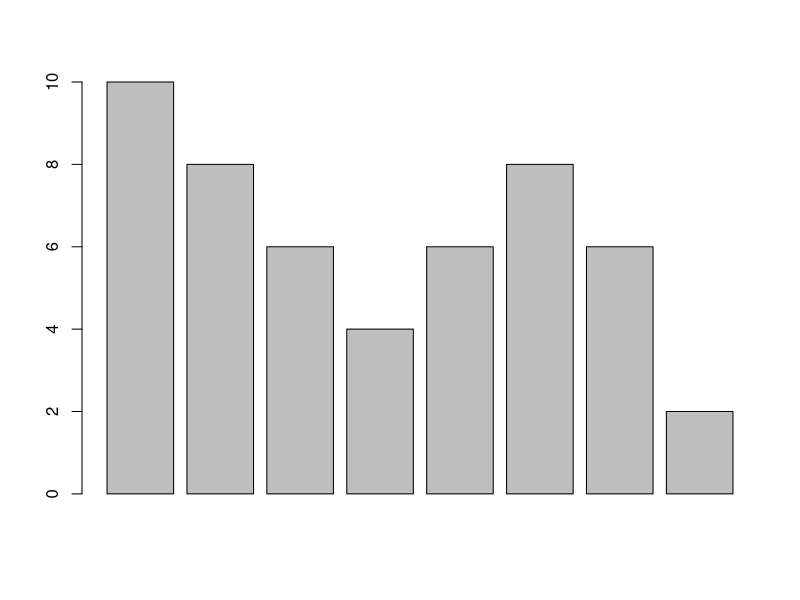
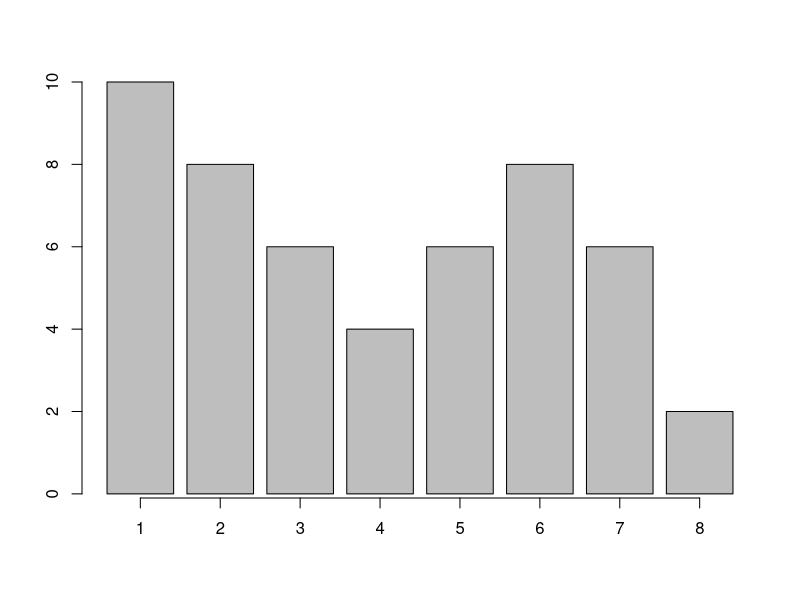

These figures' R source, in order:
# part 1
y <- c(10,8,6,4,6,8,6,2)
barplot(y)

# part 2
y <- c(10,8,6,4,6,8,6,2)
mp <- barplot(y) # mp is the midpoints of each bar in x
axis(1, at=mp, labels=1:8) # adds the x axis plus labels
